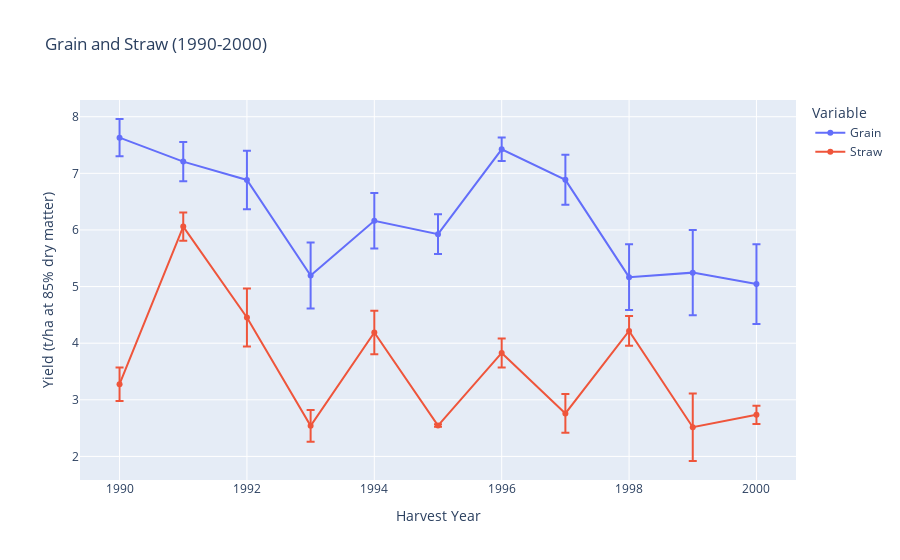
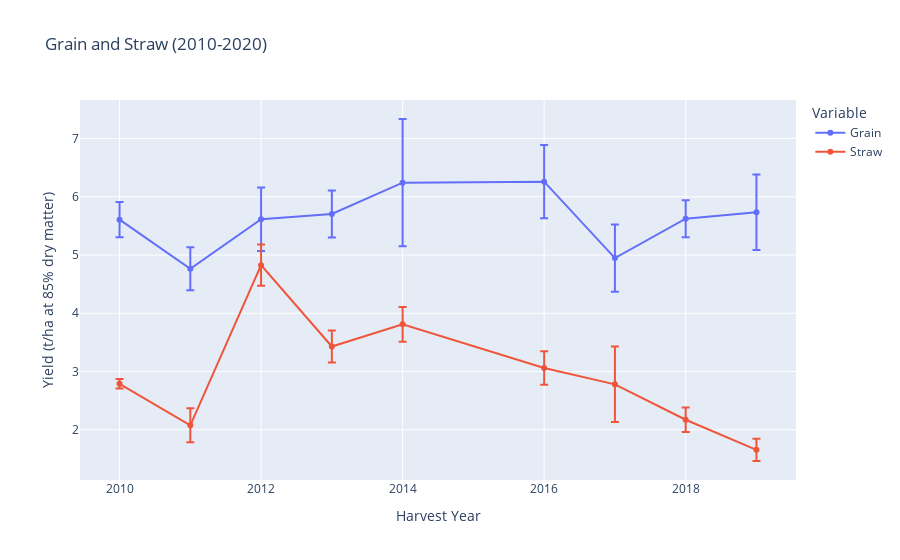
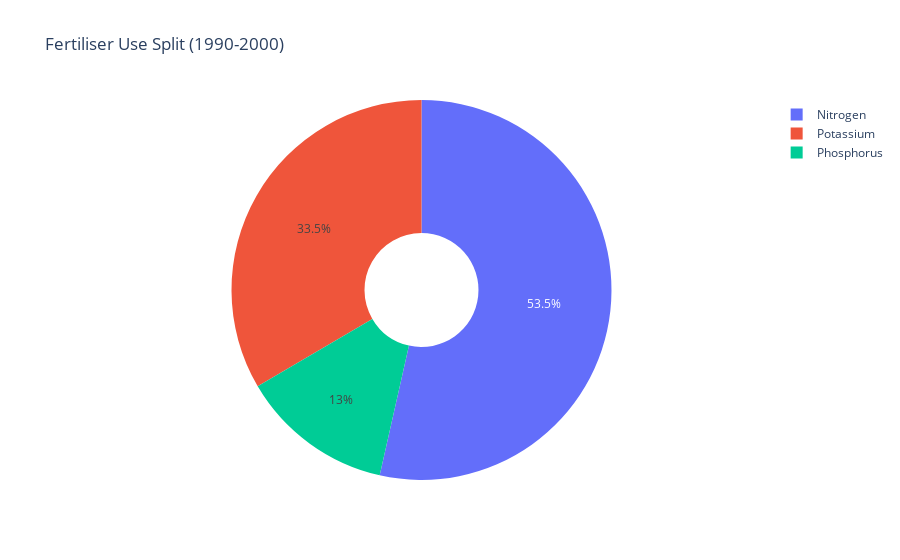
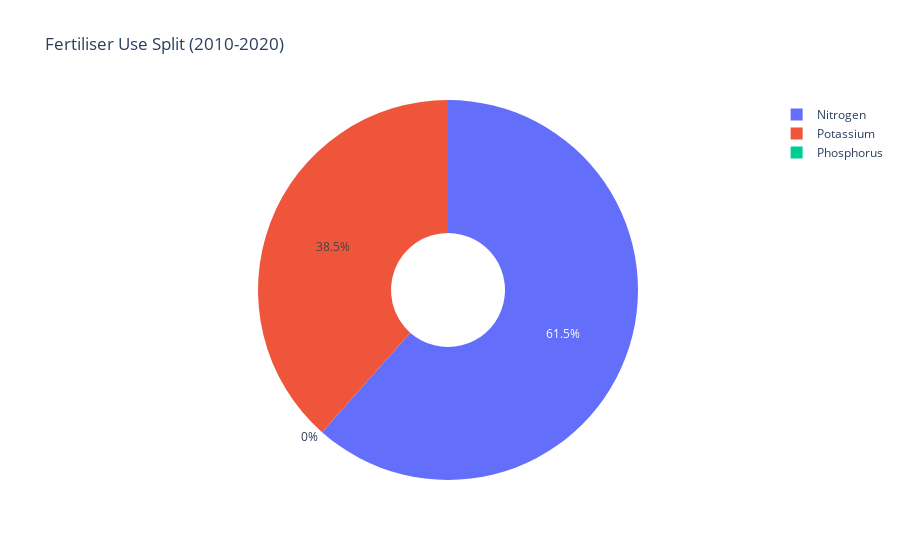

Notebook code cell kept with these figures, in order:
### Code cell
# %% [markdown]
# ### Data Clean up for Yield and Fertiliser
# 
# * Note on assumptions:
#     * averaged over the other variables in the yield_data dataset

# %%
#Imports
import pandas as pd
import openpyxl
import plotly.graph_objects as go
import nbformat


# %%
# Load the data
df = pd.read_csv('InputDataRaw/yield_data.csv')

display((df))

# %%
# Keep only the desired columns
cols_to_keep = ['harvest_year', 'cropping', 'k_amount', 'total_fertilizer_n_amount', 'p_amount', 'grain', 'straw', 'strip']
df = df[cols_to_keep]

# Filter rows where cropping is 'winter wheat'
df = df[df['cropping'] == 'winter wheat']
df = df[df['strip'] == 8]

df = df[((df['harvest_year'] >= 1990) & (df['harvest_year'] <= 2000)) | ((df['harvest_year'] >= 2010) & (df['harvest_year'] <= 2020))]

# Reset index
df = df.reset_index(drop=True)

# Optionally, display the cleaned dataframe
display(df)

# %%
#Add weather data to master dataframe

# Load yearly weather data
weather_df = pd.read_csv('InputDataRaw/weather_data_yearly_cleaned.csv')

# Merge weather data into main df on 'harvest_year'
df = pd.merge(df, weather_df, left_on='harvest_year', right_on='year', how='left')

# Optionally, drop the duplicate 'year' column from weather data
df = df.drop(columns=['year'])

# Display merged dataframe
display(df)

# %%
# Add insect data

# Load yearly insect data for both periods
insect_90s = pd.read_csv('FilteredInput/RISdata_1990_2000_yearly.csv')
insect_10s = pd.read_csv('FilteredInput/RISdata_2010_2020_yearly.csv')

# Combine both periods
insect_df = pd.concat([insect_90s, insect_10s], ignore_index=True)

# Pivot to get one column per species, values are yearly totals
insect_pivot = insect_df.pivot_table(
    index='Year',
    columns='Insect',
    values='Total',
    aggfunc='sum'
)

# Rename columns to match requested format
insect_pivot = insect_pivot.rename(columns=lambda x: f'total_{x}')

# Reset index to make 'Year' a column
insect_pivot = insect_pivot.reset_index()

# Merge with master dataframe on year
df = pd.merge(df, insect_pivot, left_on='harvest_year', right_on='Year', how='left')

# Optionally, drop the duplicate 'Year' column
df = df.drop(columns=['Year'])

# Display updated dataframe
display(df)


# %%
## Add GHG estimates

# IPCC emission factors & conversion values
EF1 = 0.01  # direct N2O-N emission factor
FracGASF, EF4 = 0.1, 0.01
FracLEACH, EF5 = 0.3, 0.0075
GWP_N2O = 273
conv = 44/28

# Upstream emission factors (kg CO2e / kg nutrient)
EF_N, EF_P, EF_K = 5.5, 1.0, 0.6

def calc_emissions(row):
    N = row['total_fertilizer_n_amount']
    P = row['p_amount']
    K = row['k_amount']

    # Direct N2O
    n2o_n_direct = N * EF1
    # Indirect N2O
    n2o_n_vol = N * FracGASF * EF4
    n2o_n_leach = N * FracLEACH * EF5

    n2o_total = (n2o_n_direct + n2o_n_vol + n2o_n_leach) * conv
    co2e_field = n2o_total * GWP_N2O

    # Upstream
    co2e_upstream = (N * EF_N) + (P * EF_P) + (K * EF_K)

    return pd.Series({
        "CO2e_total_kg": co2e_field + co2e_upstream
    })

df = df.join(df.apply(calc_emissions, axis=1))

display(df)

#Source/Justification for upstream EF values (EF_N, EF_P, EF_K):

#CarbonChain reports ~2.6 kg CO₂e/kg for N fertilizer production; P ~1.7 kg CO₂e/kg; K ~0.6 kg CO₂e/kg. carbonchain.com
#Fertilizer Europe & other industrial LCA studies show N fertilizer production emissions can vary between ~3-10 kg CO₂e/kg N depending on energy source and process. fertilizerseurope.com
#IPCC 2006/2019 Guideline refinements provide default emission factors for soil emissions from N application (direct plus indirect). ipcc-nggip.iges.or.jp

# %%
## Export

df.to_excel('FilteredInput/cleaned_yield_data.xlsx', index=False)

# %%
import numpy as np

# Replace '*' with NaN and convert columns to numeric
df['grain'] = pd.to_numeric(df['grain'].replace('*', np.nan))
df['straw'] = pd.to_numeric(df['straw'].replace('*', np.nan))

# Now proceed with your summary and stderr calculations
numeric_cols = df.select_dtypes(include=np.number).columns.tolist()
summary_df = df.groupby('harvest_year')[numeric_cols].mean()
stderr_df = df.groupby('harvest_year')[numeric_cols].agg(lambda x: np.std(x, ddof=1) / np.sqrt(len(x)))

# Export both to Excel (each as a separate sheet)
with pd.ExcelWriter('FilteredInput/yield_summary.xlsx') as writer:
    summary_df.to_excel(writer, sheet_name='Mean')
    stderr_df.to_excel(writer, sheet_name='StdError')

display(summary_df)
display(stderr_df)

# %%
#### KEEP
#This is to show yield of grain and straw over time for the two time periods.
#Description: from this plot, we can see the trends in winter wheat yield of grain and straw over the periods 1990-2000, and 2010-2020. 

import plotly.graph_objects as go

# 1990-2000
summary_90s = summary_df.loc[(summary_df.index >= 1990) & (summary_df.index <= 2000)]
stderr_90s = stderr_df.loc[(stderr_df.index >= 1990) & (stderr_df.index <= 2000)]

fig_90s = go.Figure()

fig_90s.add_trace(go.Scatter(
    x=summary_90s.index,
    y=summary_90s['grain'],
    error_y=dict(type='data', array=stderr_90s['grain']),
    mode='lines+markers',
    name='Grain'
))
fig_90s.add_trace(go.Scatter(
    x=summary_90s.index,
    y=summary_90s['straw'],
    error_y=dict(type='data', array=stderr_90s['straw']),
    mode='lines+markers',
    name='Straw'
))
fig_90s.update_layout(title='Grain and Straw (1990-2000)', xaxis_title='Harvest Year', yaxis_title='Yield (t/ha at 85% dry matter)', legend_title='Variable')
fig_90s.show()

# 2010-2020
summary_10s = summary_df.loc[(summary_df.index >= 2010) & (summary_df.index <= 2020)]
stderr_10s = stderr_df.loc[(stderr_df.index >= 2010) & (stderr_df.index <= 2020)]

fig_10s = go.Figure()

fig_10s.add_trace(go.Scatter(
    x=summary_10s.index,
    y=summary_10s['grain'],
    error_y=dict(type='data', array=stderr_10s['grain']),
    mode='lines+markers',
    name='Grain'
))
fig_10s.add_trace(go.Scatter(
    x=summary_10s.index,
    y=summary_10s['straw'],
    error_y=dict(type='data', array=stderr_10s['straw']),
    mode='lines+markers',
    name='Straw'
))
fig_10s.update_layout(title='Grain and Straw (2010-2020)', xaxis_title='Harvest Year', yaxis_title='Yield (t/ha at 85% dry matter)', legend_title='Variable')
fig_10s.show()

# %%
### KEEP 
#Feriliser use over the two time periods
#Description: You can see that from the first to second time periods, fertiliser use has changed. Phosphorus is no longer applied as existing phosphorus in the soil is sufficient. We discuss the impacts of this on grain yield, insect abundance, and other factors below. 

# Calculate mean fertiliser use for each period
fert_90s = summary_df.loc[(summary_df.index >= 1990) & (summary_df.index <= 2000)][['total_fertilizer_n_amount', 'p_amount', 'k_amount']].mean()
fert_10s = summary_df.loc[(summary_df.index >= 2010) & (summary_df.index <= 2020)][['total_fertilizer_n_amount', 'p_amount', 'k_amount']].mean()

# 1990-2000 Pie Chart
fig_90s_pie = go.Figure(data=[go.Pie(
    labels=['Nitrogen', 'Phosphorus', 'Potassium'],
    values=[fert_90s['total_fertilizer_n_amount'], fert_90s['p_amount'], fert_90s['k_amount']],
    hole=0.3
)])
fig_90s_pie.update_layout(title='Fertiliser Use Split (1990-2000)')
fig_90s_pie.show()

# 2010-2020 Pie Chart
fig_10s_pie = go.Figure(data=[go.Pie(
    labels=['Nitrogen', 'Phosphorus', 'Potassium'],
    values=[fert_10s['total_fertilizer_n_amount'], fert_10s['p_amount'], fert_10s['k_amount']],
    hole=0.3
)])
fig_10s_pie.update_layout(title='Fertiliser Use Split (2010-2020)')
fig_10s_pie.show()

### Figure 1 — Plotly figure (JSON) as saved in the notebook; plotly's stock layout.template omitted (floating-point values rounded to 4 significant figures)
{"data": [{"error_y": {"array": [0.3298, 0.348, 0.5161, 0.5834, 0.4895, 0.3498, 0.2091, 0.4418, 0.5803, 0.7525, 0.7042], "type": "data"}, "mode": "lines+markers", "name": "Grain", "type": "scatter", "x": [1990, 1991, 1992, 1993, 1994, 1995, 1996, 1997, 1998, 1999, 2000], "y": [7.63, 7.207, 6.884, 5.196, 6.161, 5.926, 7.425, 6.885, 5.166, 5.246, 5.044]}, {"error_y": {"array": [0.2975, 0.25, 0.5125, 0.28, 0.3849, 0.0225, 0.2566, 0.3431, 0.262, 0.5959, 0.1612], "type": "data"}, "mode": "lines+markers", "name": "Straw", "type": "scatter", "x": [1990, 1991, 1992, 1993, 1994, 1995, 1996, 1997, 1998, 1999, 2000], "y": [3.275, 6.06, 4.455, 2.54, 4.19, 2.545, 3.828, 2.76, 4.218, 2.515, 2.735]}], "layout": {"legend": {"title": {"text": "Variable"}}, "title": {"text": "Grain and Straw (1990-2000)"}, "xaxis": {"title": {"text": "Harvest Year"}}, "yaxis": {"title": {"text": "Yield (t/ha at 85% dry matter)"}}}}

### Figure 2 — Plotly figure (JSON) as saved in the notebook; plotly's stock layout.template omitted (floating-point values rounded to 4 significant figures)
{"data": [{"error_y": {"array": [0.3018, 0.3691, 0.5457, 0.4034, 1.093, 0.6288, 0.5768, 0.318, 0.6488], "type": "data"}, "mode": "lines+markers", "name": "Grain", "type": "scatter", "x": [2010, 2011, 2012, 2013, 2014, 2016, 2017, 2018, 2019], "y": [5.607, 4.764, 5.614, 5.706, 6.242, 6.26, 4.947, 5.625, 5.736]}, {"error_y": {"array": [0.08101, 0.2915, 0.3544, 0.2743, 0.2976, 0.2886, 0.6478, 0.2117, 0.1911], "type": "data"}, "mode": "lines+markers", "name": "Straw", "type": "scatter", "x": [2010, 2011, 2012, 2013, 2014, 2016, 2017, 2018, 2019], "y": [2.79, 2.077, 4.827, 3.43, 3.81, 3.06, 2.78, 2.172, 1.655]}], "layout": {"legend": {"title": {"text": "Variable"}}, "title": {"text": "Grain and Straw (2010-2020)"}, "xaxis": {"title": {"text": "Harvest Year"}}, "yaxis": {"title": {"text": "Yield (t/ha at 85% dry matter)"}}}}

### Figure 3 — Plotly figure (JSON) as saved in the notebook; plotly's stock layout.template omitted (floating-point values rounded to 4 significant figures)
{"data": [{"hole": 0.3, "labels": ["Nitrogen", "Phosphorus", "Potassium"], "type": "pie", "values": [144, 35, 90]}], "layout": {"title": {"text": "Fertiliser Use Split (1990-2000)"}}}

### Figure 4 — Plotly figure (JSON) as saved in the notebook; plotly's stock layout.template omitted (floating-point values rounded to 4 significant figures)
{"data": [{"hole": 0.3, "labels": ["Nitrogen", "Phosphorus", "Potassium"], "type": "pie", "values": [144, 0, 90]}], "layout": {"title": {"text": "Fertiliser Use Split (2010-2020)"}}}
